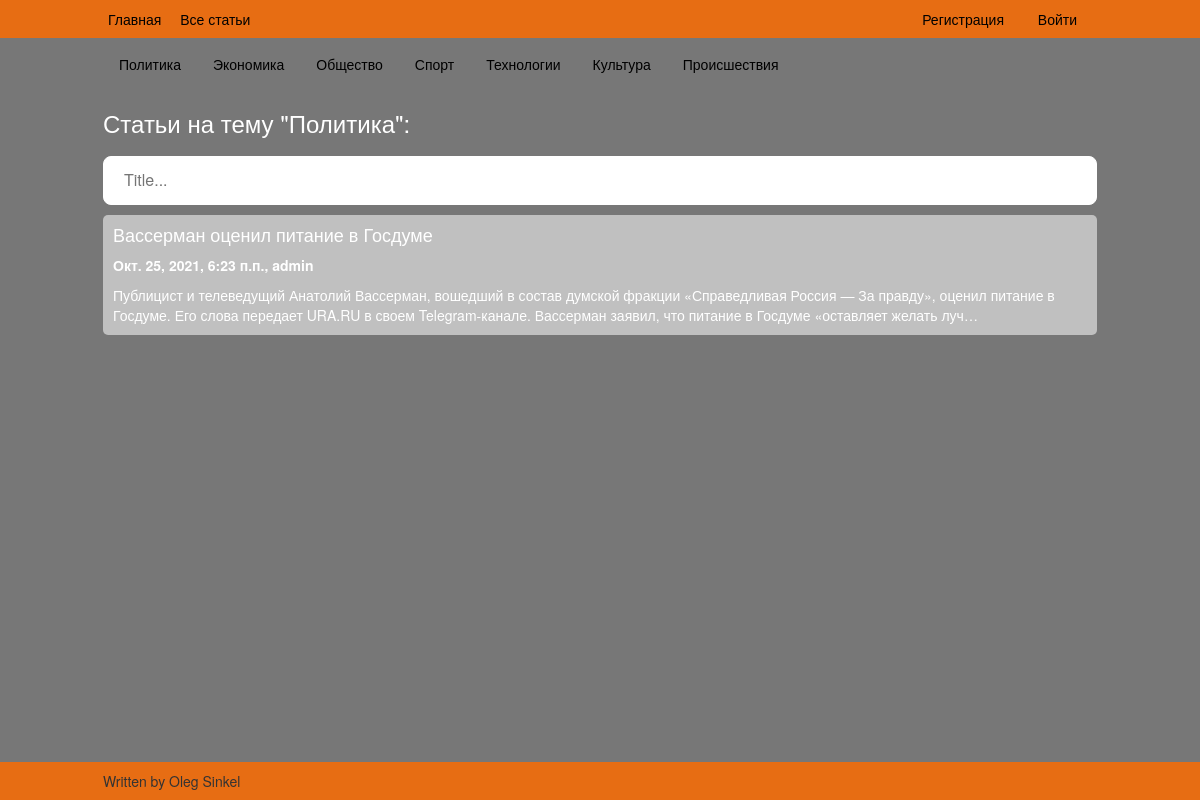
The page /categories/1/ on the database its author committed.
### newnotes/models.py (models this page shows, shortened)
class Category(models.Model):
    name = models.CharField('название', max_length=50)
    includes_article = models.ManyToManyField(Article, through='ArticleCategoryRelation')

class Article(models.Model):
    article = models.ForeignKey(User, on_delete=models.CASCADE)
    title = models.CharField('тема', max_length=250)
    text = models.TextField('текст')
    date = models.DateTimeField('дата')
    readers = models.ManyToManyField(User, through='ArticleUserRelation', related_name='my_articles')
    class Meta:
        ordering = ['-id']

### newnotes/views.py (the view)
# urls.py: path('categories/<int:category_id>/', views.ListCategoryArticles.as_view(), name='view_category'),
class ListCategoryArticles(ListView):
    def get(self, request, category_id, **kwargs):
        is_admin = False
        if request.user.groups.filter(name='admin').count():
            is_admin = True
        rel_category_article = ArticleCategoryRelation.objects.filter(category=category_id).order_by('-id')
        category = Category.objects.all().get(id=category_id)
        article_list = [Article.objects.get(id=x.article.id) for x in rel_category_article]
        current_page = Paginator(article_list, items_on_page)
        page = request.GET.get('page')
        try:
            context = current_page.page(page)
        except:
            context = current_page.page(1)
        data = json.dumps(list(Article.objects.values_list('id', 'title')))
        categories = Category.objects.all()
        return render(request, 'categories/list.html',
                      {'all_articles': context, 'is_admin': is_admin, 'qs_json': data, 'categories': categories,
                       'category': category, })

### webnotes/templates/categories/list.html (shortened to what this page needs)
{% extends 'base.html' %}
{% block sidebar %}
	{% for category in categories %}
		<div class="item-sidebar">
			<a href="{% url 'newnotes:view_category' category.id%}">{{category.name}}</a>
		</div>
	{% endfor %}
{% endblock %}
{% block content %}
	<h3>Статьи на тему "{{category.name}}":</h3>
	    <div id=search-box>
	    	<input id="search" class="search-input" placeholder="Title...">
	    </div>
		{% for article in all_articles %}
		<div class="item">
			<div class="item-base">
				<a href="{% url 'newnotes:view_article' article.id %}">
				<div>
					<h4>{{article.title|truncatechars:255}}</h4>
					<p><strong>{{article.date}}, {{article.article.username}}</strong></p>
					<p>{{article.text|truncatechars:255}}</p>
				</div>
			</a>
			</div>
		</div>
		{% endfor %}
	{% load bootstrap3 %}
	</div>
{% endblock %}
{% block scripts %}
<link rel="stylesheet" href="https://unpkg.com/@trevoreyre/autocomplete-js/dist/style.css"/>
{% endblock %}

### webnotes/static/main/css/main.css (style rules this page uses)
body { height: 100%; background: #777; }
P { color: white; }
h1, h2, h3, h4, h5, h6 { color: white; }
.item { background: #C0C0C0; border-radius: 5px; padding: 0 10px; margin-top: 1%; overflow: hidden; }
.item-base { width: 98%; float: left; }
.sidebar a { display: block; color: black; padding: 16px; text-decoration: none; }
@media screen and (max-width: 1280px) { .sidebar a { float: left; } }
.search-input { width: 100%; padding: 12px 20px; border-radius: 8px; border: 1px solid white; font-size: 12pt; outline: none; text-decoration: none; }

### rows shown on the page
Category: name "Политика"
Category: name "Экономика"
Category: name "Общество"
Category: name "Спорт"
Category: name "Технологии"
Category: name "Культура"
Category: name "Происшествия"
Article: title "Вассерман оценил питание в Госдуме", date "Окт. 25, 2021, 6:23 п.п.", article.username "admin", text "Публицист и телеведущий Анатолий Вассерман, вошедший в состав думской фракции «Справедливая Россия — За правду», оценил питание в Госдуме. Его слова передает URA.RU в своем Telegram-канале. Вассерман заявил, что питание в Госдуме «оставляет желать луч…"
